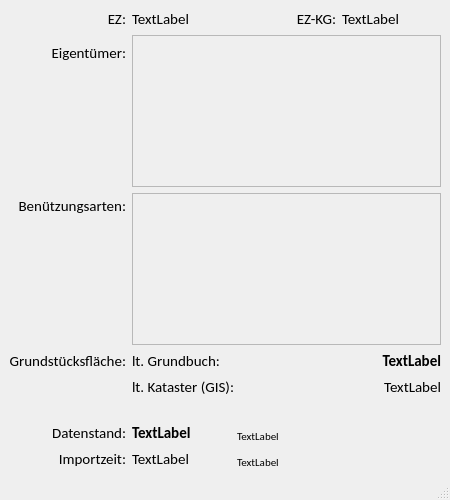
<?xml version="1.0" encoding="UTF-8"?>
<ui version="4.0">
 <class>GstVersion</class>
 <widget class="QMainWindow" name="GstVersion">
  <property name="geometry">
   <rect>
    <x>0</x>
    <y>0</y>
    <width>450</width>
    <height>500</height>
   </rect>
  </property>
  <property name="minimumSize">
   <size>
    <width>400</width>
    <height>500</height>
   </size>
  </property>
  <property name="windowTitle">
   <string>MainWindow</string>
  </property>
  <widget class="QWidget" name="centralwidget">
   <layout class="QVBoxLayout" name="verticalLayout">
    <item>
     <layout class="QGridLayout" name="gridLayout">
      <item row="9" column="1">
       <widget class="QLabel" name="uiDatenstandDatumLbl">
        <property name="font">
         <font>
          <family>Calibri</family>
          <pointsize>11</pointsize>
          <weight>75</weight>
          <bold>true</bold>
         </font>
        </property>
        <property name="text">
         <string>TextLabel</string>
        </property>
       </widget>
      </item>
      <item row="4" column="1" colspan="3">
       <widget class="QScrollArea" name="uiEigentuemerSa">
        <property name="widgetResizable">
         <bool>true</bool>
        </property>
        <widget class="QWidget" name="scrollAreaWidgetContents">
         <property name="geometry">
          <rect>
           <x>0</x>
           <y>0</y>
           <width>305</width>
           <height>142</height>
          </rect>
         </property>
         <layout class="QVBoxLayout" name="verticalLayout_4">
          <property name="spacing">
           <number>0</number>
          </property>
          <property name="leftMargin">
           <number>0</number>
          </property>
          <property name="topMargin">
           <number>0</number>
          </property>
          <property name="rightMargin">
           <number>0</number>
          </property>
          <property name="bottomMargin">
           <number>0</number>
          </property>
          <item>
           <layout class="QVBoxLayout" name="uiEigentuemerVlay">
            <property name="topMargin">
             <number>2</number>
            </property>
            <property name="bottomMargin">
             <number>2</number>
            </property>
           </layout>
          </item>
          <item>
           <spacer name="verticalSpacer_2">
            <property name="orientation">
             <enum>Qt::Vertical</enum>
            </property>
            <property name="sizeHint" stdset="0">
             <size>
              <width>20</width>
              <height>40</height>
             </size>
            </property>
           </spacer>
          </item>
         </layout>
        </widget>
       </widget>
      </item>
      <item row="0" column="2">
       <widget class="QLabel" name="label_2">
        <property name="font">
         <font>
          <family>Calibri</family>
          <pointsize>11</pointsize>
         </font>
        </property>
        <property name="text">
         <string>EZ-KG:</string>
        </property>
        <property name="alignment">
         <set>Qt::AlignRight|Qt::AlignTrailing|Qt::AlignVCenter</set>
        </property>
       </widget>
      </item>
      <item row="0" column="1">
       <widget class="QLabel" name="uiEZLbl">
        <property name="font">
         <font>
          <family>Calibri</family>
          <pointsize>11</pointsize>
         </font>
        </property>
        <property name="text">
         <string>TextLabel</string>
        </property>
       </widget>
      </item>
      <item row="7" column="1" colspan="2">
       <widget class="QLabel" name="label_8">
        <property name="font">
         <font>
          <family>Calibri</family>
          <pointsize>11</pointsize>
         </font>
        </property>
        <property name="text">
         <string>lt. Kataster (GIS):</string>
        </property>
        <property name="alignment">
         <set>Qt::AlignLeading|Qt::AlignLeft|Qt::AlignVCenter</set>
        </property>
       </widget>
      </item>
      <item row="6" column="0">
       <widget class="QLabel" name="label_9">
        <property name="font">
         <font>
          <family>Calibri</family>
          <pointsize>11</pointsize>
         </font>
        </property>
        <property name="text">
         <string>Grundstücksfläche:</string>
        </property>
        <property name="alignment">
         <set>Qt::AlignRight|Qt::AlignTrailing|Qt::AlignVCenter</set>
        </property>
       </widget>
      </item>
      <item row="8" column="1">
       <spacer name="verticalSpacer_5">
        <property name="orientation">
         <enum>Qt::Vertical</enum>
        </property>
        <property name="sizeType">
         <enum>QSizePolicy::Fixed</enum>
        </property>
        <property name="sizeHint" stdset="0">
         <size>
          <width>20</width>
          <height>20</height>
         </size>
        </property>
       </spacer>
      </item>
      <item row="10" column="1">
       <widget class="QLabel" name="uiImportZeitDatumLbl">
        <property name="font">
         <font>
          <family>Calibri</family>
          <pointsize>11</pointsize>
         </font>
        </property>
        <property name="text">
         <string>TextLabel</string>
        </property>
       </widget>
      </item>
      <item row="9" column="2">
       <widget class="QLabel" name="uiDatenstandZeitLbl">
        <property name="font">
         <font>
          <family>Calibri</family>
          <pointsize>8</pointsize>
         </font>
        </property>
        <property name="text">
         <string>TextLabel</string>
        </property>
        <property name="alignment">
         <set>Qt::AlignBottom|Qt::AlignLeading|Qt::AlignLeft</set>
        </property>
       </widget>
      </item>
      <item row="10" column="0">
       <widget class="QLabel" name="label_4">
        <property name="font">
         <font>
          <family>Calibri</family>
          <pointsize>11</pointsize>
         </font>
        </property>
        <property name="text">
         <string>Importzeit:</string>
        </property>
        <property name="alignment">
         <set>Qt::AlignRight|Qt::AlignTrailing|Qt::AlignVCenter</set>
        </property>
       </widget>
      </item>
      <item row="10" column="2">
       <widget class="QLabel" name="uiImportZeitZeitLbl">
        <property name="font">
         <font>
          <family>Calibri</family>
          <pointsize>8</pointsize>
         </font>
        </property>
        <property name="text">
         <string>TextLabel</string>
        </property>
        <property name="alignment">
         <set>Qt::AlignBottom|Qt::AlignLeading|Qt::AlignLeft</set>
        </property>
       </widget>
      </item>
      <item row="0" column="3">
       <widget class="QLabel" name="uiEzKgLbl">
        <property name="font">
         <font>
          <family>Calibri</family>
          <pointsize>11</pointsize>
         </font>
        </property>
        <property name="text">
         <string>TextLabel</string>
        </property>
       </widget>
      </item>
      <item row="4" column="0">
       <layout class="QVBoxLayout" name="verticalLayout_2">
        <property name="topMargin">
         <number>8</number>
        </property>
        <item>
         <widget class="QLabel" name="label_5">
          <property name="font">
           <font>
            <family>Calibri</family>
            <pointsize>11</pointsize>
           </font>
          </property>
          <property name="text">
           <string>Eigentümer:</string>
          </property>
          <property name="alignment">
           <set>Qt::AlignRight|Qt::AlignTrailing|Qt::AlignVCenter</set>
          </property>
         </widget>
        </item>
        <item>
         <spacer name="verticalSpacer_3">
          <property name="orientation">
           <enum>Qt::Vertical</enum>
          </property>
          <property name="sizeHint" stdset="0">
           <size>
            <width>20</width>
            <height>40</height>
           </size>
          </property>
         </spacer>
        </item>
       </layout>
      </item>
      <item row="0" column="0">
       <widget class="QLabel" name="label">
        <property name="font">
         <font>
          <family>Calibri</family>
          <pointsize>11</pointsize>
         </font>
        </property>
        <property name="text">
         <string>EZ:</string>
        </property>
        <property name="alignment">
         <set>Qt::AlignRight|Qt::AlignTrailing|Qt::AlignVCenter</set>
        </property>
       </widget>
      </item>
      <item row="5" column="1" colspan="3">
       <widget class="QScrollArea" name="uiBenuetzungsartenSa">
        <property name="widgetResizable">
         <bool>true</bool>
        </property>
        <widget class="QWidget" name="scrollAreaWidgetContents_2">
         <property name="geometry">
          <rect>
           <x>0</x>
           <y>0</y>
           <width>305</width>
           <height>141</height>
          </rect>
         </property>
         <layout class="QVBoxLayout" name="verticalLayout_3">
          <property name="spacing">
           <number>0</number>
          </property>
          <property name="leftMargin">
           <number>0</number>
          </property>
          <property name="topMargin">
           <number>0</number>
          </property>
          <property name="rightMargin">
           <number>0</number>
          </property>
          <property name="bottomMargin">
           <number>0</number>
          </property>
          <item>
           <layout class="QVBoxLayout" name="uiBanuVlay">
            <property name="leftMargin">
             <number>4</number>
            </property>
            <property name="topMargin">
             <number>2</number>
            </property>
            <property name="rightMargin">
             <number>4</number>
            </property>
            <property name="bottomMargin">
             <number>2</number>
            </property>
           </layout>
          </item>
          <item>
           <spacer name="verticalSpacer">
            <property name="orientation">
             <enum>Qt::Vertical</enum>
            </property>
            <property name="sizeHint" stdset="0">
             <size>
              <width>20</width>
              <height>40</height>
             </size>
            </property>
           </spacer>
          </item>
         </layout>
        </widget>
       </widget>
      </item>
      <item row="5" column="0">
       <layout class="QVBoxLayout" name="verticalLayout_5">
        <property name="topMargin">
         <number>3</number>
        </property>
        <item>
         <widget class="QLabel" name="label_6">
          <property name="font">
           <font>
            <family>Calibri</family>
            <pointsize>11</pointsize>
           </font>
          </property>
          <property name="text">
           <string>Benützungsarten:</string>
          </property>
          <property name="alignment">
           <set>Qt::AlignRight|Qt::AlignTrailing|Qt::AlignVCenter</set>
          </property>
         </widget>
        </item>
        <item>
         <spacer name="verticalSpacer_4">
          <property name="orientation">
           <enum>Qt::Vertical</enum>
          </property>
          <property name="sizeHint" stdset="0">
           <size>
            <width>20</width>
            <height>40</height>
           </size>
          </property>
         </spacer>
        </item>
       </layout>
      </item>
      <item row="6" column="3">
       <widget class="QLabel" name="uiAreaGbLbl">
        <property name="font">
         <font>
          <family>Calibri</family>
          <pointsize>11</pointsize>
          <weight>75</weight>
          <bold>true</bold>
         </font>
        </property>
        <property name="text">
         <string>TextLabel</string>
        </property>
        <property name="alignment">
         <set>Qt::AlignRight|Qt::AlignTrailing|Qt::AlignVCenter</set>
        </property>
       </widget>
      </item>
      <item row="6" column="1" colspan="2">
       <widget class="QLabel" name="label_7">
        <property name="font">
         <font>
          <family>Calibri</family>
          <pointsize>11</pointsize>
         </font>
        </property>
        <property name="text">
         <string>lt. Grundbuch:</string>
        </property>
        <property name="alignment">
         <set>Qt::AlignLeading|Qt::AlignLeft|Qt::AlignVCenter</set>
        </property>
       </widget>
      </item>
      <item row="7" column="3">
       <widget class="QLabel" name="uiAreaKatLbl">
        <property name="font">
         <font>
          <family>Calibri</family>
          <pointsize>11</pointsize>
         </font>
        </property>
        <property name="text">
         <string>TextLabel</string>
        </property>
        <property name="alignment">
         <set>Qt::AlignRight|Qt::AlignTrailing|Qt::AlignVCenter</set>
        </property>
       </widget>
      </item>
      <item row="9" column="0">
       <widget class="QLabel" name="label_3">
        <property name="font">
         <font>
          <family>Calibri</family>
          <pointsize>11</pointsize>
         </font>
        </property>
        <property name="text">
         <string>Datenstand:</string>
        </property>
        <property name="alignment">
         <set>Qt::AlignRight|Qt::AlignTrailing|Qt::AlignVCenter</set>
        </property>
       </widget>
      </item>
     </layout>
    </item>
   </layout>
  </widget>
  <widget class="QMenuBar" name="menubar">
   <property name="geometry">
    <rect>
     <x>0</x>
     <y>0</y>
     <width>450</width>
     <height>21</height>
    </rect>
   </property>
  </widget>
  <widget class="QStatusBar" name="statusbar"/>
 </widget>
 <tabstops>
  <tabstop>uiEigentuemerSa</tabstop>
  <tabstop>uiBenuetzungsartenSa</tabstop>
 </tabstops>
 <resources/>
 <connections/>
</ui>
